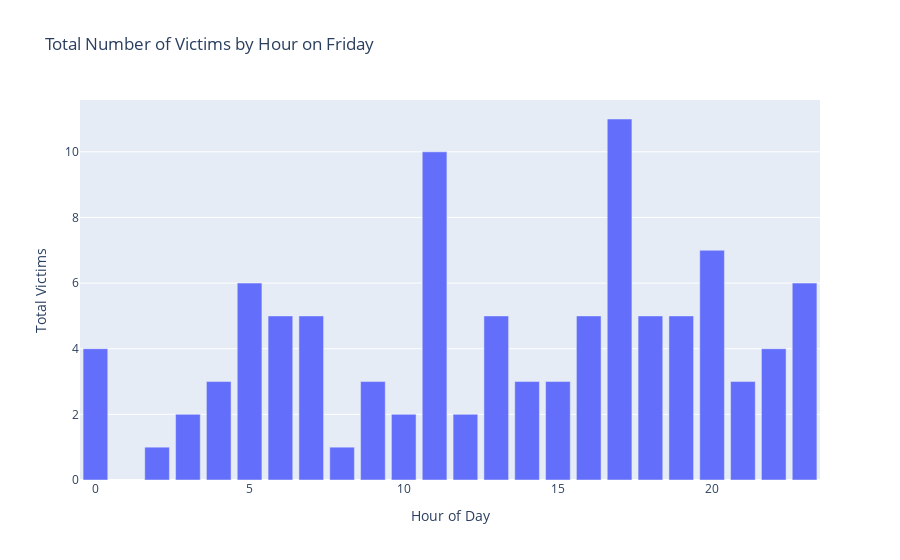
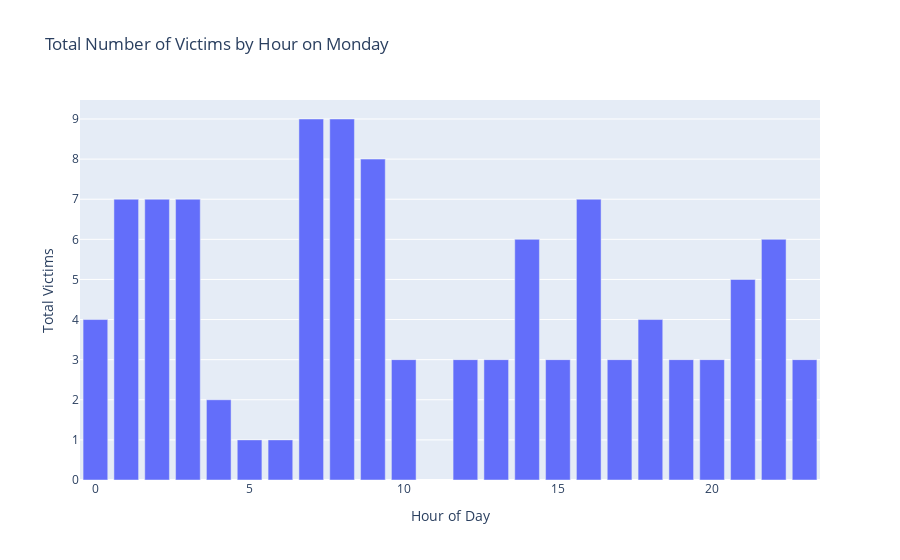
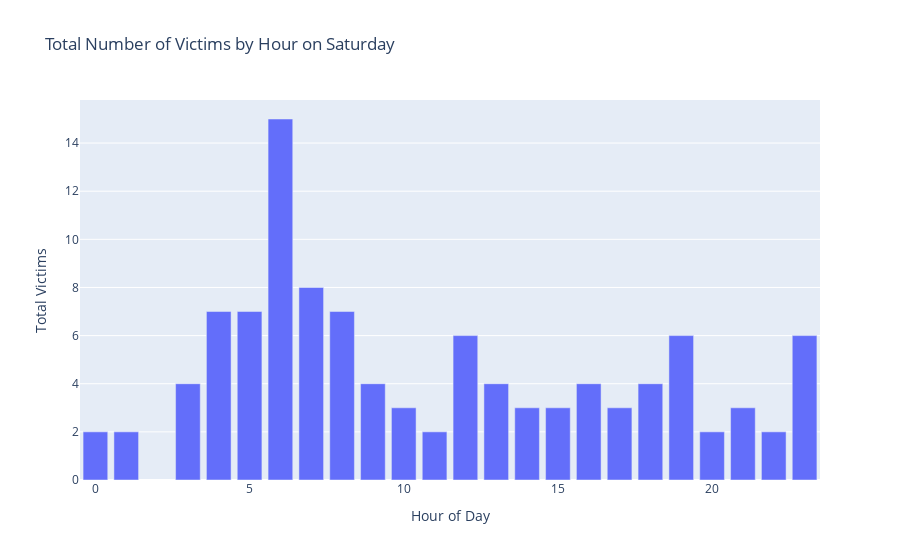
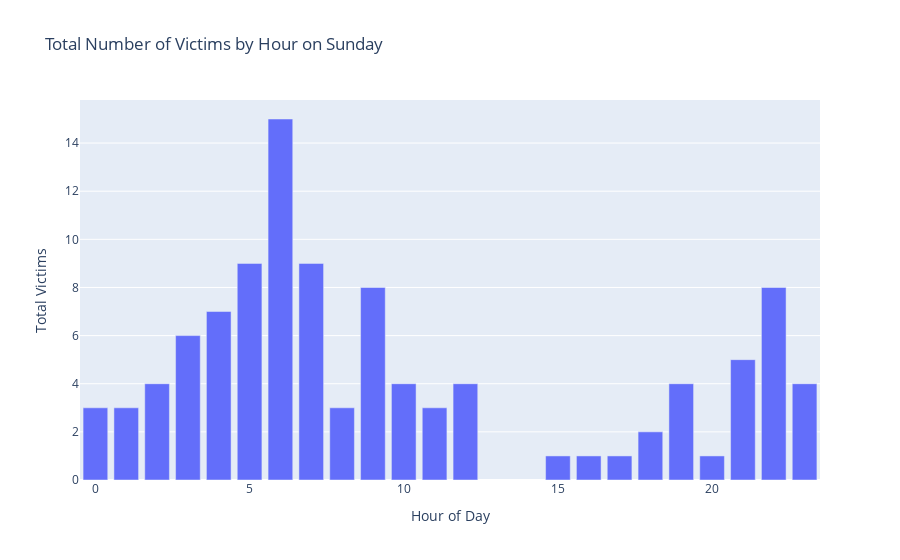

The notebook cell these images were saved under, in order:
### Code cell
import plotly.express as px

# Group data by day name and hour, summing 'n_victimas'
grouped_data = data_hm.groupby([data_hm['fecha_hora'].dt.day_name().rename('Day_of_Week'), 
                                 data_hm['fecha_hora'].dt.hour.rename('Hour_of_Day')])['n_victimas'].sum().reset_index()

# Iterate over unique days and create a separate bar plot for each day
for day in grouped_data['Day_of_Week'].unique():
    # Filter data for the current day
    day_data = grouped_data[grouped_data['Day_of_Week'] == day]
    
    # Create a bar plot for the current day
    fig = px.bar(day_data, x='Hour_of_Day', y='n_victimas', 
                 title=f'Total Number of Victims by Hour on {day}',
                 labels={'Hour_of_Day': 'Hour of Day', 'n_victimas': 'Total Victims'})
    
    # Show the plot
    fig.show()

### Figure 1 — Plotly figure (JSON) as saved in the notebook; plotly's stock layout.template omitted (floating-point values rounded to 4 significant figures)
{"data": [{"alignmentgroup": "True", "hovertemplate": "Hour of Day=%{x}<br>Total Victims=%{y}<extra></extra>", "legendgroup": "", "marker": {"color": "#636efa", "pattern": {"shape": ""}}, "name": "", "offsetgroup": "", "orientation": "v", "showlegend": false, "textposition": "auto", "type": "bar", "x": [0, 2, 3, 4, 5, 6, 7, 8, 9, 10, 11, 12, 13, 14, 15, 16, 17, 18, 19, 20, 21, 22, 23], "xaxis": "x", "y": [4, 1, 2, 3, 6, 5, 5, 1, 3, 2, 10, 2, 5, 3, 3, 5, 11, 5, 5, 7, 3, 4, 6], "yaxis": "y"}], "layout": {"barmode": "relative", "legend": {"tracegroupgap": 0}, "title": {"text": "Total Number of Victims by Hour on Friday"}, "xaxis": {"anchor": "y", "domain": [0, 1], "title": {"text": "Hour of Day"}}, "yaxis": {"anchor": "x", "domain": [0, 1], "title": {"text": "Total Victims"}}}}

### Figure 2 — Plotly figure (JSON) as saved in the notebook; plotly's stock layout.template omitted (floating-point values rounded to 4 significant figures)
{"data": [{"alignmentgroup": "True", "hovertemplate": "Hour of Day=%{x}<br>Total Victims=%{y}<extra></extra>", "legendgroup": "", "marker": {"color": "#636efa", "pattern": {"shape": ""}}, "name": "", "offsetgroup": "", "orientation": "v", "showlegend": false, "textposition": "auto", "type": "bar", "x": [0, 1, 2, 3, 4, 5, 6, 7, 8, 9, 10, 12, 13, 14, 15, 16, 17, 18, 19, 20, 21, 22, 23], "xaxis": "x", "y": [4, 7, 7, 7, 2, 1, 1, 9, 9, 8, 3, 3, 3, 6, 3, 7, 3, 4, 3, 3, 5, 6, 3], "yaxis": "y"}], "layout": {"barmode": "relative", "legend": {"tracegroupgap": 0}, "title": {"text": "Total Number of Victims by Hour on Monday"}, "xaxis": {"anchor": "y", "domain": [0, 1], "title": {"text": "Hour of Day"}}, "yaxis": {"anchor": "x", "domain": [0, 1], "title": {"text": "Total Victims"}}}}

### Figure 3 — Plotly figure (JSON) as saved in the notebook; plotly's stock layout.template omitted (floating-point values rounded to 4 significant figures)
{"data": [{"alignmentgroup": "True", "hovertemplate": "Hour of Day=%{x}<br>Total Victims=%{y}<extra></extra>", "legendgroup": "", "marker": {"color": "#636efa", "pattern": {"shape": ""}}, "name": "", "offsetgroup": "", "orientation": "v", "showlegend": false, "textposition": "auto", "type": "bar", "x": [0, 1, 3, 4, 5, 6, 7, 8, 9, 10, 11, 12, 13, 14, 15, 16, 17, 18, 19, 20, 21, 22, 23], "xaxis": "x", "y": [2, 2, 4, 7, 7, 15, 8, 7, 4, 3, 2, 6, 4, 3, 3, 4, 3, 4, 6, 2, 3, 2, 6], "yaxis": "y"}], "layout": {"barmode": "relative", "legend": {"tracegroupgap": 0}, "title": {"text": "Total Number of Victims by Hour on Saturday"}, "xaxis": {"anchor": "y", "domain": [0, 1], "title": {"text": "Hour of Day"}}, "yaxis": {"anchor": "x", "domain": [0, 1], "title": {"text": "Total Victims"}}}}

### Figure 4 — Plotly figure (JSON) as saved in the notebook; plotly's stock layout.template omitted (floating-point values rounded to 4 significant figures)
{"data": [{"alignmentgroup": "True", "hovertemplate": "Hour of Day=%{x}<br>Total Victims=%{y}<extra></extra>", "legendgroup": "", "marker": {"color": "#636efa", "pattern": {"shape": ""}}, "name": "", "offsetgroup": "", "orientation": "v", "showlegend": false, "textposition": "auto", "type": "bar", "x": [0, 1, 2, 3, 4, 5, 6, 7, 8, 9, 10, 11, 12, 15, 16, 17, 18, 19, 20, 21, 22, 23], "xaxis": "x", "y": [3, 3, 4, 6, 7, 9, 15, 9, 3, 8, 4, 3, 4, 1, 1, 1, 2, 4, 1, 5, 8, 4], "yaxis": "y"}], "layout": {"barmode": "relative", "legend": {"tracegroupgap": 0}, "title": {"text": "Total Number of Victims by Hour on Sunday"}, "xaxis": {"anchor": "y", "domain": [0, 1], "title": {"text": "Hour of Day"}}, "yaxis": {"anchor": "x", "domain": [0, 1], "title": {"text": "Total Victims"}}}}
